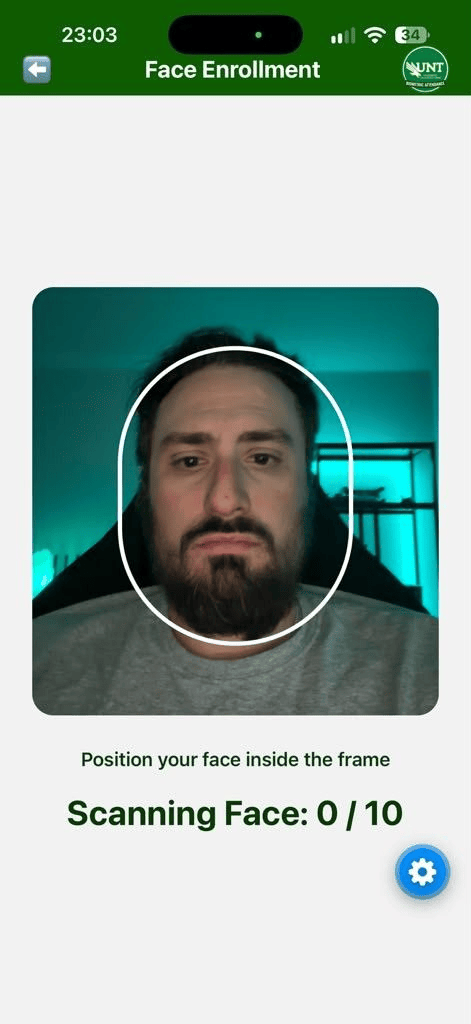
#> input picture images/Feat1img1.png, 471 x 1024 px
$ python -i detection_layer.py   (imports and definitions only)
#> lines starting #> are read from the running program, lines starting #| are printed output that depends on the picture
#> further down, picture is the input picture: shape (1024, 471, 3); mean B, G, R 163, 171.9, 148.6

import cv2
import numpy as np
from insightface.app import FaceAnalysis


DETECTION_SIZE = (640, 640)
DETECTION_THRESHOLD = 0.40
MIN_FACE_SIZE = 60


# [4 lines that did not run here, left out]

# [5 lines not run here, left out]


def enhance_lighting(frame):

    lab = cv2.cvtColor(
        frame,
        cv2.COLOR_BGR2LAB
    )
#> lab: shape (1024, 471, 3); mean of channels 0, 1, 2 172.4, 120.5, 131

    l, a, b = cv2.split(lab)
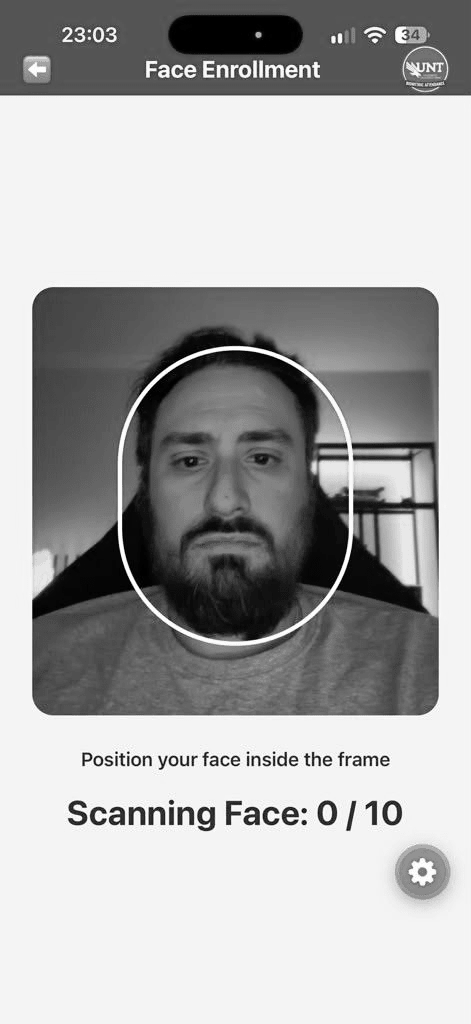
#> l: shape (1024, 471); min 0, max 254, mean 172.4
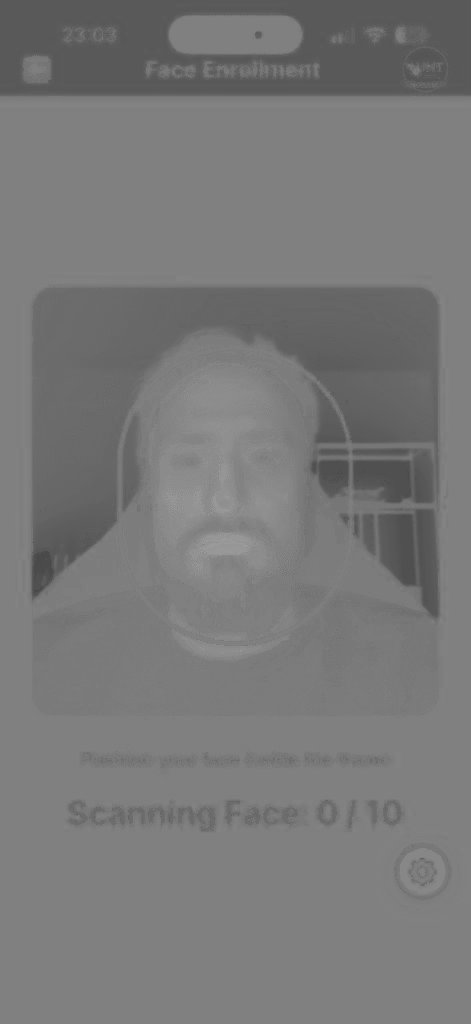
#> a: shape (1024, 471); min 74, max 154, mean 120.5
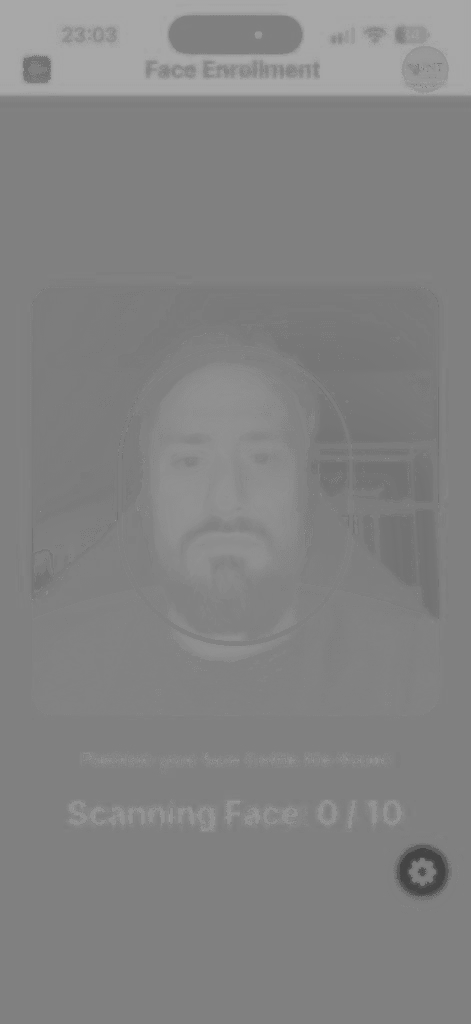
#> b: shape (1024, 471); min 68, max 168, mean 131

    clahe = cv2.createCLAHE(
        clipLimit=2.0,
        tileGridSize=(8, 8)
    )

    enhanced_l = clahe.apply(l)
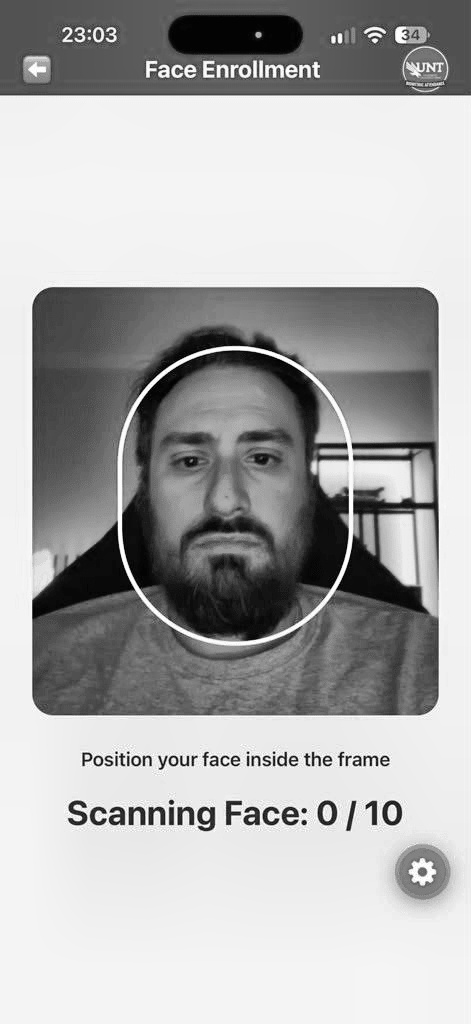
#> enhanced_l: shape (1024, 471); min 1, max 255, mean 173.4

    enhanced = cv2.merge(
        (enhanced_l, a, b)
    )
#> enhanced: shape (1024, 471, 3); mean of channels 0, 1, 2 173.4, 120.5, 131

    return cv2.cvtColor(
        enhanced,
        cv2.COLOR_LAB2BGR
    )
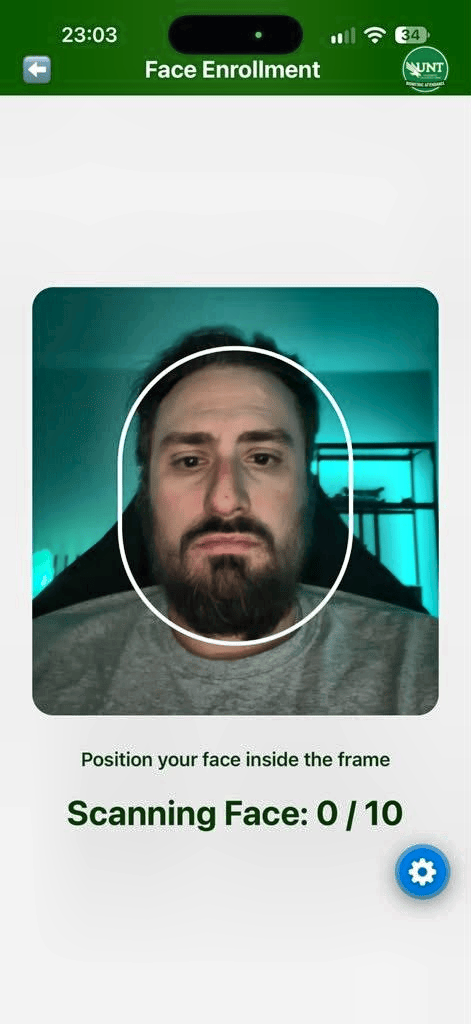
#> returned value: shape (1024, 471, 3); mean B, G, R 164, 172.9, 151


# [97 lines left out: functions valid_face, detect_faces, not called in this run]

>>> import cv2
>>> picture = cv2.imread('../../../images/Feat1img1.png')
>>> result = enhance_lighting(picture)

$ run again, on images/Feat1img2.png
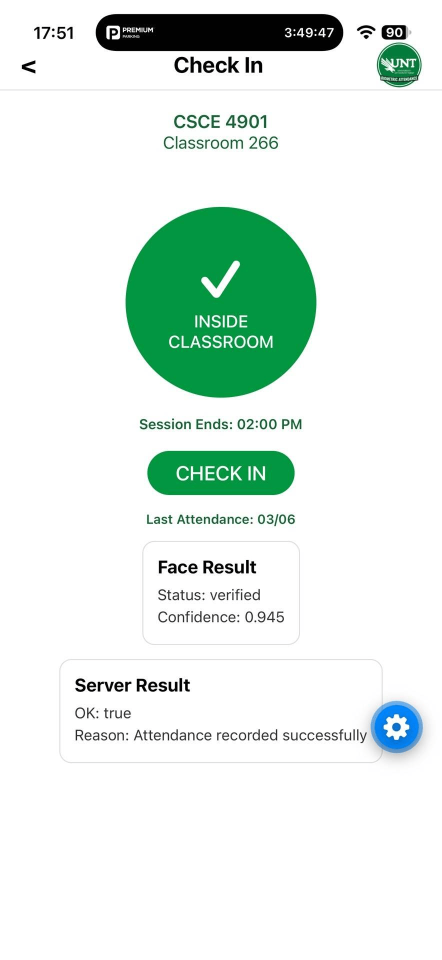
#> input picture images/Feat1img2.png, 884 x 1920 px (shown at 1/2 size)
#> picture is the input picture: shape (1920, 884, 3); mean B, G, R 230.9, 237.4, 224.9
#> lab: shape (1920, 884, 3); mean of channels 0, 1, 2 236.5, 123.6, 130.6
#> in enhance_lighting, `l, a, b = cv2.split(lab)`:
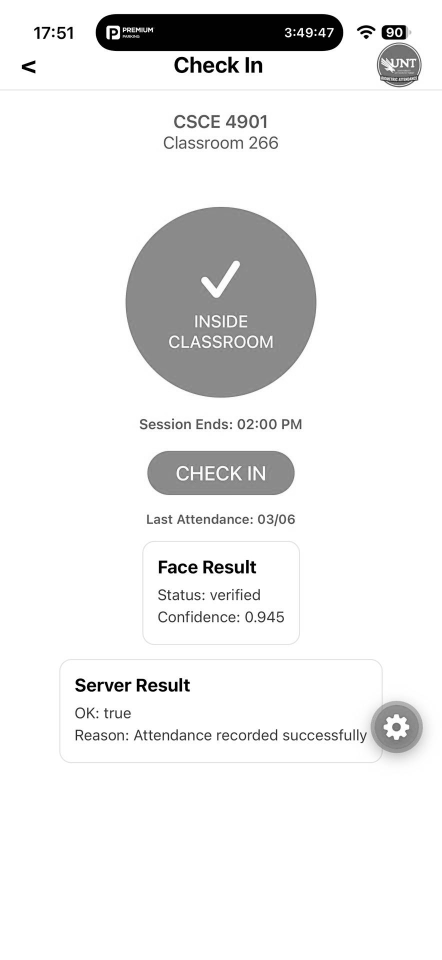
#> l: shape (1920, 884) (shown at 1/2 size); min 0, max 255, mean 236.5
#> in enhance_lighting, `l, a, b = cv2.split(lab)`:
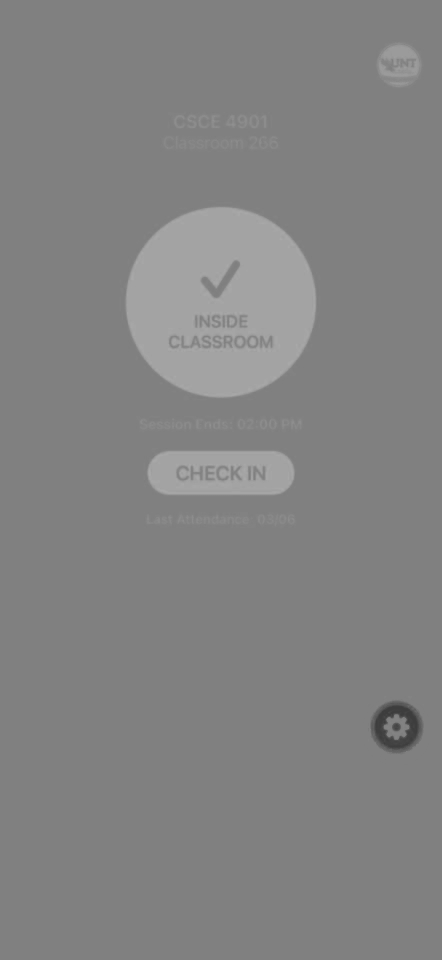
#> b: shape (1920, 884) (shown at 1/2 size); min 61, max 168, mean 130.6
#> enhanced: shape (1920, 884, 3); mean of channels 0, 1, 2 235.3, 123.6, 130.6

$ run again, on images/Feat2img1.png
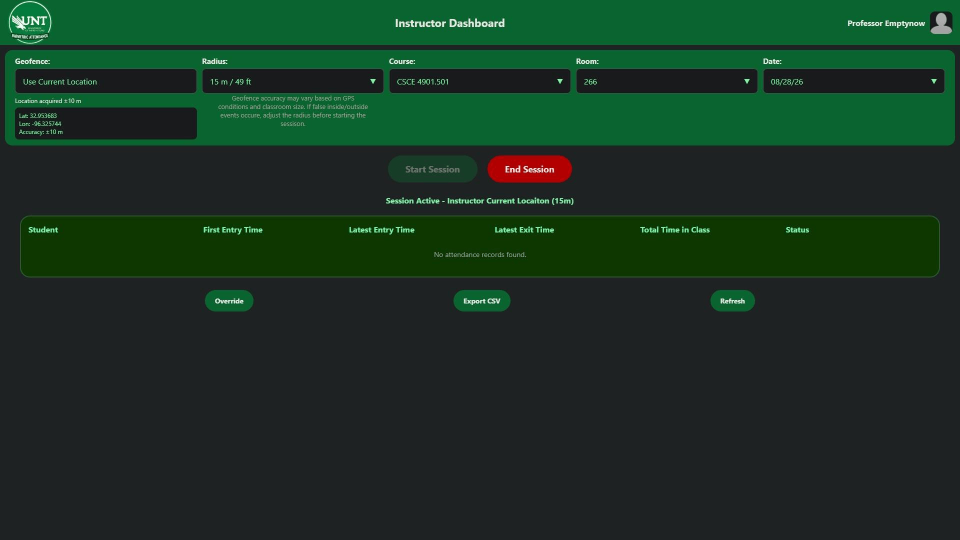
#> input picture images/Feat2img1.png, 1920 x 1080 px (shown at 1/2 size)
#> picture is the input picture: shape (1080, 1920, 3); mean B, G, R 35.1, 51.2, 25.9
#> lab: shape (1080, 1920, 3); mean of channels 0, 1, 2 49, 115.7, 135.1
#> in enhance_lighting, `l, a, b = cv2.split(lab)`:
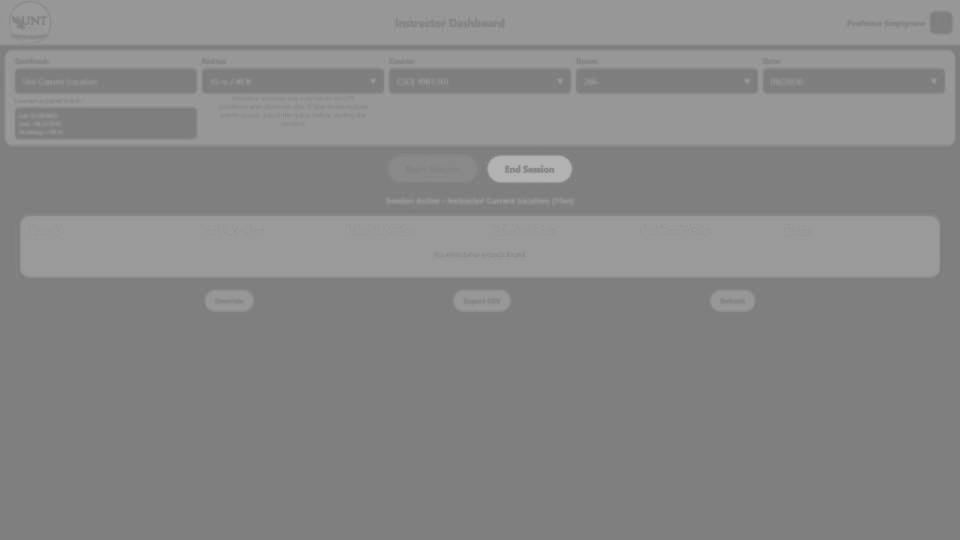
#> b: shape (1080, 1920) (shown at 1/2 size); min 122, max 179, mean 135.1
#> enhanced: shape (1080, 1920, 3); mean of channels 0, 1, 2 56.6, 115.7, 135.1
#> in enhance_lighting, `return cv2.cvtColor( enhanced, cv2.COLOR_LAB2BGR )`:
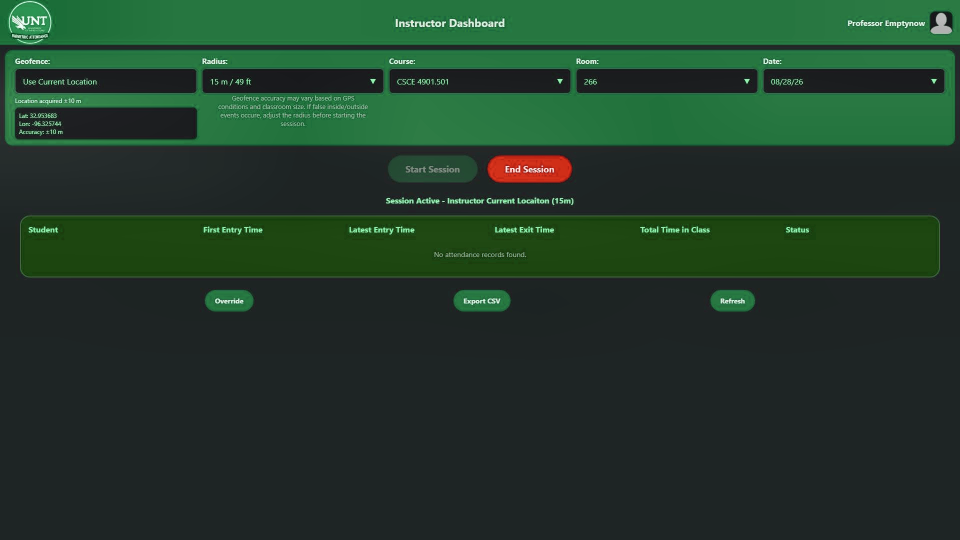
#> returned value: shape (1080, 1920, 3) (shown at 1/2 size); mean B, G, R 41.7, 58.8, 33.7

$ run again, on images/Feat2img2.png
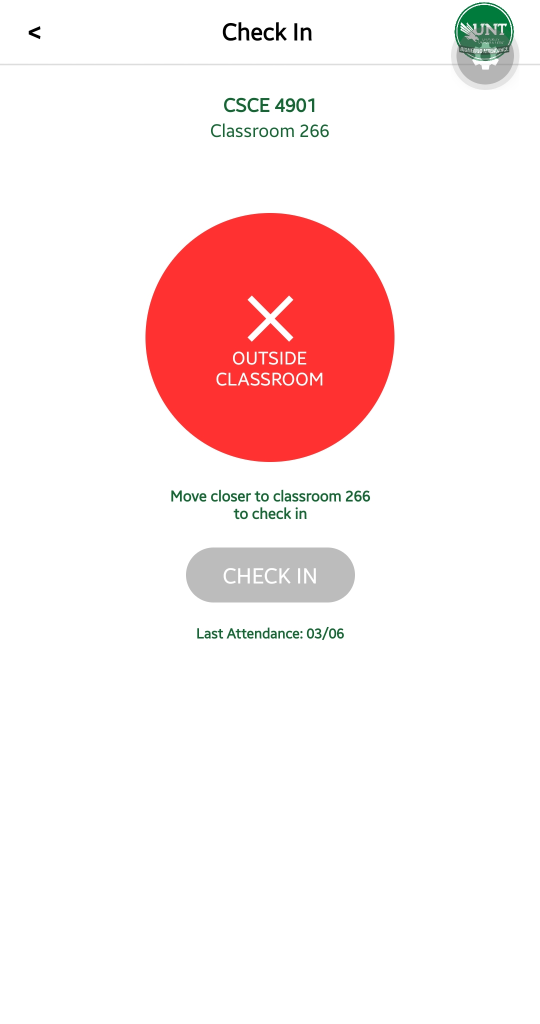
#> input picture images/Feat2img2.png, 1080 x 2048 px (shown at 1/2 size)
#> picture is the input picture: shape (2048, 1080, 3); mean B, G, R 234.2, 234.6, 251.4
#> lab: shape (2048, 1080, 3); mean of channels 0, 1, 2 242.6, 134, 132.5
#> in enhance_lighting, `l, a, b = cv2.split(lab)`:
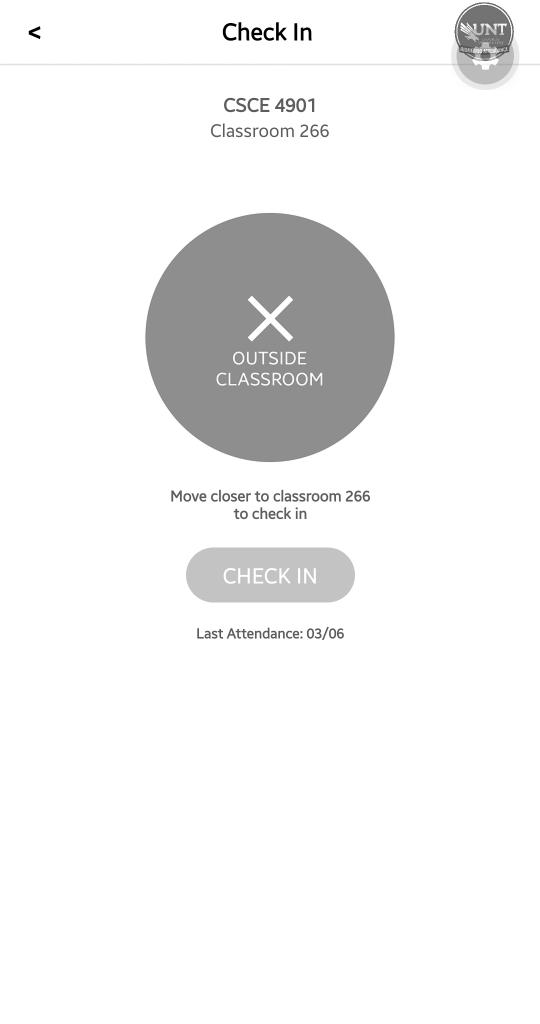
#> l: shape (2048, 1080) (shown at 1/2 size); min 0, max 255, mean 242.6
#> in enhance_lighting, `l, a, b = cv2.split(lab)`:
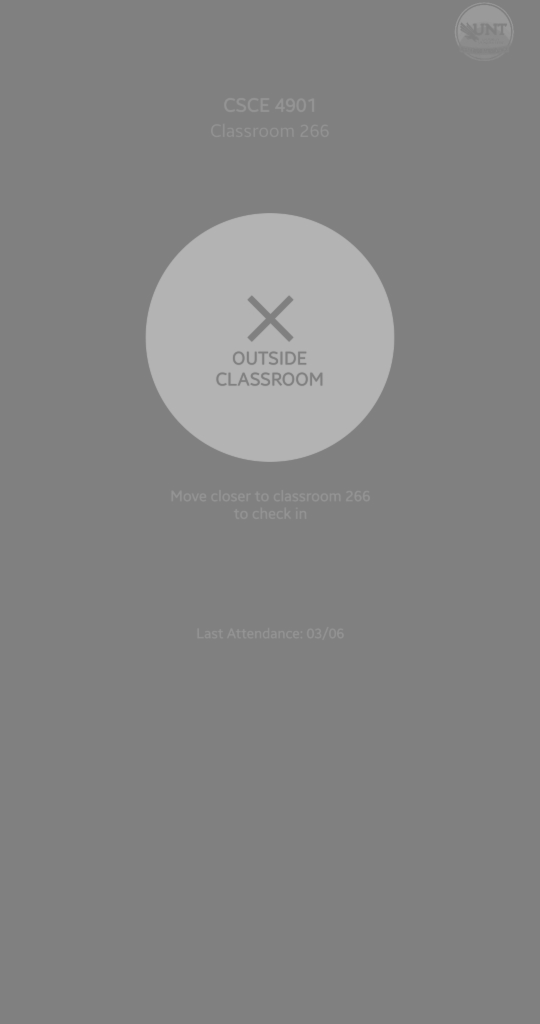
#> b: shape (2048, 1080) (shown at 1/2 size); min 127, max 180, mean 132.5
#> enhanced: shape (2048, 1080, 3); mean of channels 0, 1, 2 242.1, 134, 132.5
